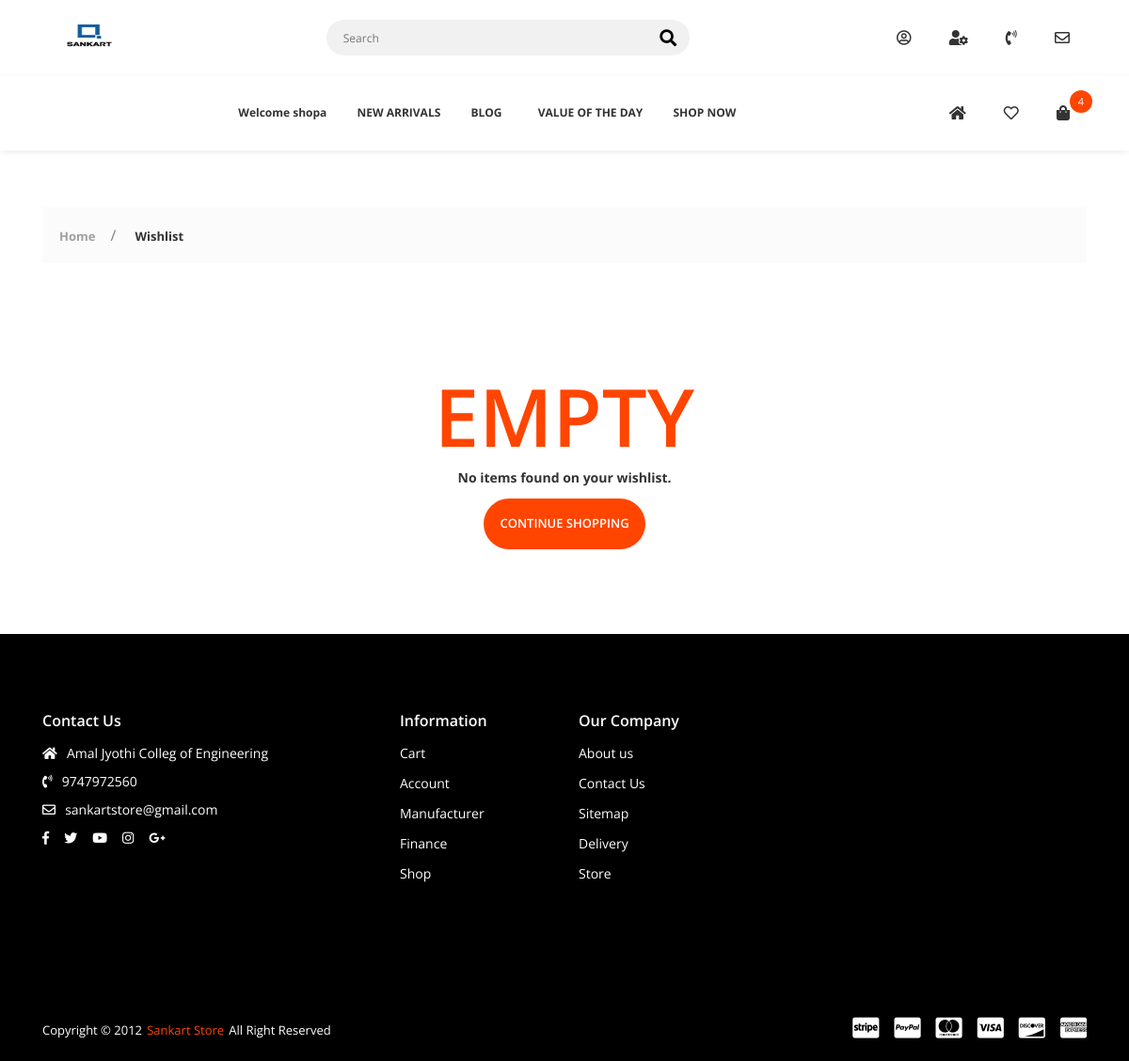
The page /wishlist/ (signed in) on the database as committed earlier.
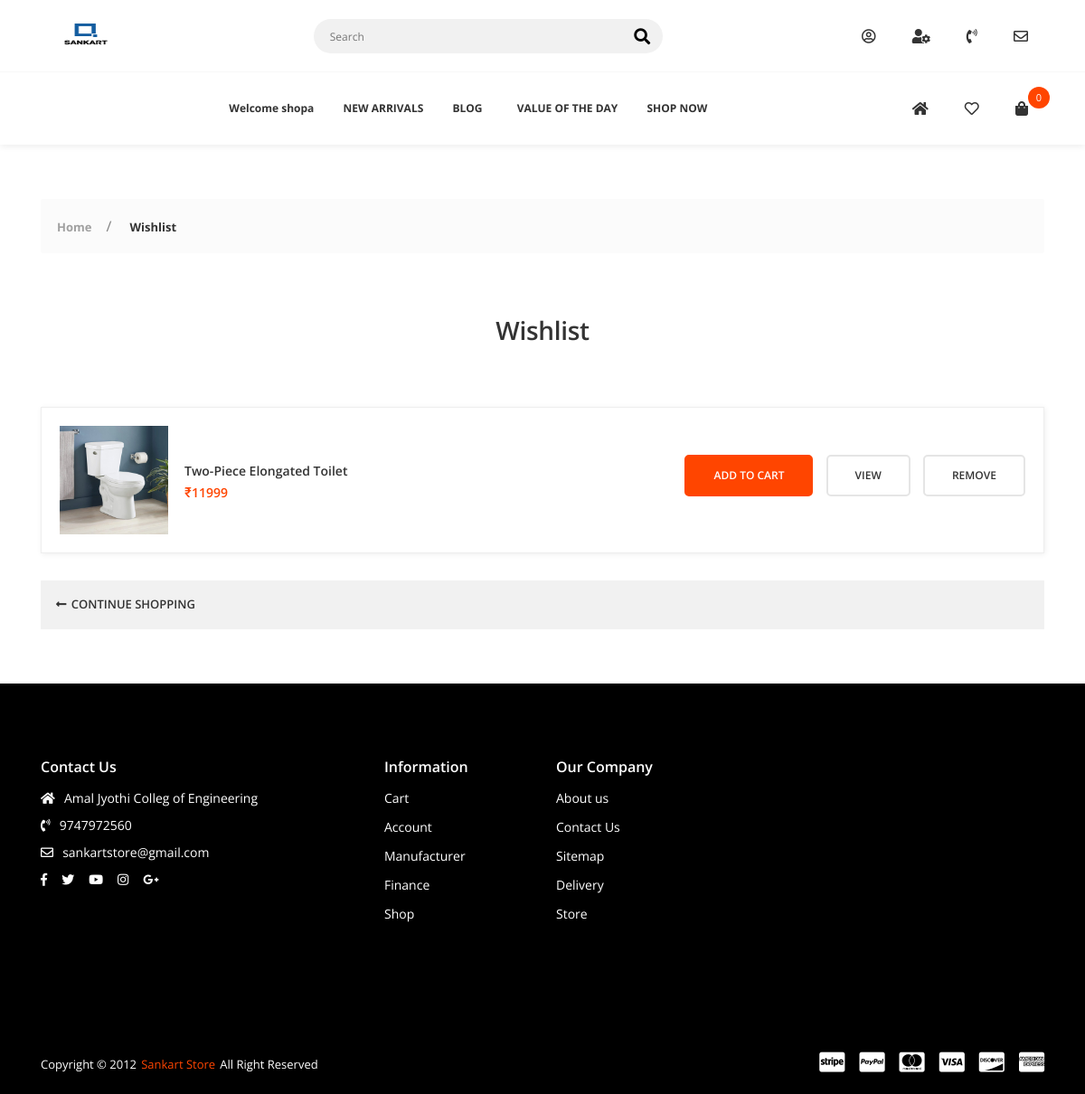
The same page on the database as committed later.
### wishlist/models.py (models this page shows, shortened)
class WishlistItem(models.Model):
    user = models.ForeignKey(Account, on_delete=models.CASCADE, null=True)
    product = models.ForeignKey(Product, on_delete=models.CASCADE)
    variations = models.ManyToManyField(Variation, blank=True)
    wishlist = models.ForeignKey(Wishlist, on_delete=models.CASCADE, null=True)
    quantity = models.IntegerField()
    is_active = models.BooleanField(default=True)

### shop_app/models.py (models this page shows, shortened)
class Product(models.Model):
    product_name = models.CharField(max_length=200, unique=True)
    slug = models.SlugField(max_length=200, unique=True)
    description = models.TextField(max_length=500, blank=True)
    price = models.IntegerField()
    images = models.ImageField(upload_to='photos/product')
    display = models.ImageField(upload_to='photos/display',default="a3.png")
    stock = models.IntegerField()
    is_available = models.BooleanField(default=True)
    is_featured = models.BooleanField(default=False)
    category = models.ForeignKey(Category, on_delete=models.CASCADE)
    created_date = models.DateField(auto_now_add=True)
    modified_date = models.DateField(auto_now=True)
    def get_url(self):
        return reverse('product_detail', args=[self.category.slug, self.slug])

### wishlist/views.py (the view)
# urls.py: path('wishlist/', include('wishlist.urls')),
def wishlist(request, total=0, quantity=0, wishlist_item=None, wishlist_items=None):
    try:
        tax = 0
        grand_total = 0
        if request.user.is_authenticated:
            wishlist_items = WishlistItem.objects.filter(
                user=request.user, is_active=True)
        else:
            wishlist = Wishlist.objects.get(wishlist_id=_wishlist_id(request))
            wishlist_items = Wishlist.objects.filter(wishlist=wishlist, is_active=True)
        for wishlist_item in wishlist_items:
            total += (wishlist_item.product.price*wishlist_item.quantity)
            quantity += wishlist_item.quantity
        tax = (2*total)/100
        grand_total = total+tax
    except ObjectDoesNotExist:
        pass
    context = {
        'total': total,
        'quantity': quantity,
        'wishlist_items': wishlist_items,
        'tax': tax,
        'grand_total': grand_total
    }
    return render(request, 'wishlist.html', context)

### cart/context_processors.py (called while the page is built)
def counter(request):
    cart_count = 0
    if 'admin' in request.path:
        return {}
    else:
        try:
            cart = Cart.objects.filter(cart_id=_cart_id(request))
            if request.user.is_authenticated:
                cart_items = CartItem.objects.all().filter(user=request.user)
            else:
                cart_items = CartItem.objects.all().filter(cart=cart[:1])
            for cart_item in cart_items:
                cart_count += cart_item.quantity
        except Cart.DoesNotExist:
            cart_count = 0
    return dict(cart_count=cart_count)

### cart/views.py (called while the page is built)
def _cart_id(request):
    cart = request.session.session_key
    if not cart:
        cart = request.session.create()
    return cart

### wishlist/views.py (called while the page is built)
def _wishlist_id(request):
    wishlist = request.session.session_key
    if not wishlist:
        wishlist = request.session.create()
    return wishlist

### templates/wishlist.html (shortened to what the changed rows need)
{% extends 'base.html' %}
{% load static %}
{% block content %}
        <div class="app-content">
             {% if not wishlist_items %}
             <div class="u-s-p-y-60">
                <div class="section__content">
                    <div class="container">
                        <div class="row">
                            <div class="col-lg-12 col-md-12 u-s-m-b-30">
                                <div class="empty">
                                    <div class="empty__wrap">
                                        <span class="empty__big-text">EMPTY</span>
                                        <span class="empty__text-1">No items found on your wishlist.</span>
                                        <a class="empty__redirect-link btn--e-brand" href="{% url 'store' %}">CONTINUE SHOPPING</a></div>
                                </div>
                            </div>
                        </div>
                    </div>
                </div>
            </div>
            {% else %}
            <div class="u-s-p-b-60">
                <div class="section__intro u-s-m-b-60">
                    <div class="container">
                        <div class="row">
                            <div class="col-lg-12">
                                <div class="section__text-wrap">
                                    <h1 class="section__heading u-c-secondary">Wishlist</h1>
                                </div>
                            </div>
                        </div>
                    </div>
                </div>
                <div class="section__content">
                    <div class="container">
                        <div class="row">
                            <div class="col-lg-12 col-md-12 col-sm-12">
                                {% for wishlist_item in wishlist_items %}
                                <div class="w-r u-s-m-b-30">
                                    <div class="w-r__container">
                                        <div class="w-r__wrap-1">
                                            <div class="w-r__img-wrap">
                                                <img class="u-img-fluid" src="{{wishlist_item.product.images.url}}" alt=""></div>
                                            <div class="w-r__info">
                                                <span class="w-r__name">
                                                    <a href="product-detail.html">{{wishlist_item.product.product_name}}</a></span>
                                                <span class="w-r__price">₹{{wishlist_item.product.price}}
                                                </span>
                                            </div>
                                        </div>
                                        <div class="w-r__wrap-2">
                                            {% if wishlist_item.stock <= 0 %}
                                            <a class="w-r__link btn--e-brand-b-2" href="#">OUT OF STOCK</a>
                                            {% else %}
                                            <a class="w-r__link btn--e-brand-b-2" href="{% url 'add_cart' wishlist_item.product.id %}" data-modal="modal" data-modal-id="#add-to-cart">ADD TO CART</a>
                                            {% endif %}
                                            <a class="w-r__link btn--e-transparent-platinum-b-2" href="{{wishlist_item.product.get_url}}" >VIEW</a>
                                            <a class="w-r__link btn--e-transparent-platinum-b-2" href="{% url 'remove_wishlist_item' wishlist_item.product.id wishlist_item.id%}">REMOVE</a></div>
                                    </div>
                                </div>
                                {% endfor %}
                            </div>
                            <div class="col-lg-12">
                                <div class="route-box">
                                    <div class="route-box__g">
                                        <a class="route-box__link" href="{% url 'store' %}"><i class="fas fa-long-arrow-alt-left"></i>
                                            <span>CONTINUE SHOPPING</span></a></div>
                                </div>
                            </div>
                        </div>
                    </div>
                </div>
            </div>
            {% endif %}
        </div>
        {% endblock %}

### templates/base.html (shortened to what the changed rows need)
<!DOCTYPE html>
{% load static %}
<html class="no-js" lang="en">
<head>
    <link rel="stylesheet" href="{% static 'css/vendor.css' %}">
    <link rel="stylesheet" href="{% static 'css/utility.css' %}">
    <link rel="stylesheet" href="{% static 'css/app.css' %}">
</head>
<body class="config">
    <div id="app">
        <header class="header--style-1 header--box-shadow">
            <nav class="secondary-nav-wrapper">
                <div class="container">
                    <div class="secondary-nav">
                        <div class="menu-init" id="navigation3">
                            <div class="ah-lg-mode">
                                <ul class="ah-list ah-list--design1 ah-list--link-color-secondary">
                                    <li class="has-dropdown">
                                        <a href="{% url 'cart' %}" class="mini-cart-shop-link"><i class="fas fa-shopping-bag"></i>
                                            <span class="total-item-round">{{cart_count}}</span>
                                        </a>
                                    </li>
                                </ul>
                            </div>
                        </div>
                    </div>
                </div>
            </nav>
        </header>
        {% block content %}
        {% endblock %}
    </div>
</body>
</html>

Rows that differ between the two databases and show on the page:
added WishlistItem: product.images (picture), product.product_name "Two-Piece Elongated Toilet", product.price "11999"
Other text that changed with them:
{{ cart_count }}: "4" → "0"
text no longer shown: "EMPTY No items found on your wishlist."
text now shown: "Wishlist"
